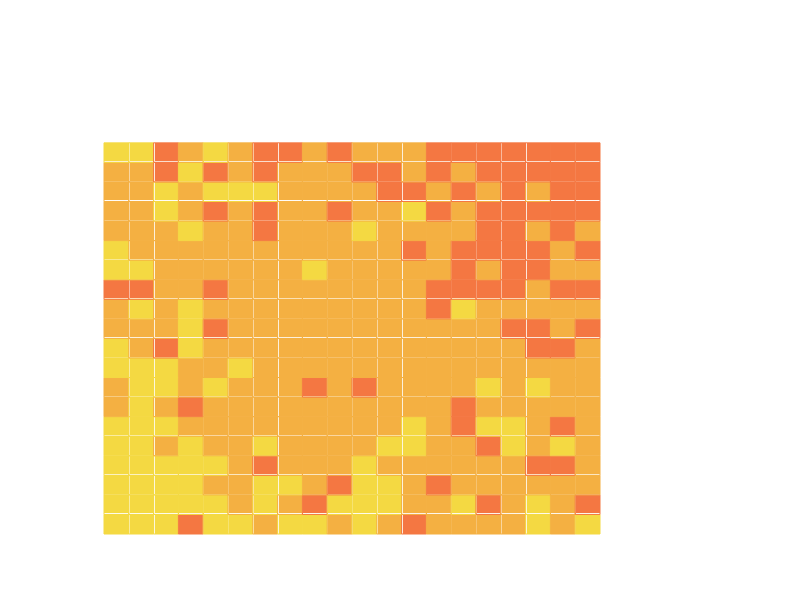

Here is the MATLAB script that generated this plot:
%Inputs

%Define all colour patches (xmin, xmax, ymin, ymax), 1 row per patch
P = zeros(400,4);
P(1,:) = [0,0.1,0,0.1];
for i = 2:400;
  if (P(i-1,2)>2);
    P(i,:) = [0,0.1,P(i-1,3:4)+0.1];
  else;
    P(i,:) = [P(i-1,1:2)+0.1,P(i-1,3:4)];
  endif;
endfor;

%Assign each patch a colour triplet
C = zeros(400,3);
for i = 1:400;
  for j = 1:3;
    C(i,j) = rand();
  endfor
endfor

%Asign colours to given points (x,y,r,g,b)
N = [0,0,244/255,217/255,66/255;
1,1,244/255,176/255,66/255;
2,2,244/255,119/255,66/255];
N_centres = N(:,1:2)
N_colours = N(:,3:5)

%For each patch, calculate centre coordinates, node coordinates and distances from nodes
centres = [mean(P(:,1:2),2),mean(P(:,3:4),2)];

for i = 1:size(centres,1);
  for j = 1:size(N_centres,1);
    vector = centres(i,:)-N_centres(j,:);
    dist(i,j) = (vector(1)^2 + vector(2)^2);
  endfor
endfor

%For each patch, invert distances (larger number required for smaller distance), then normalise so each line adds to 1 and cumsum along lines
dist = 1./dist;
for i = 1:size(dist,1);
  dist(i,:) = dist(i,:)/sum(dist(i,:));
end;
cumdist = cumsum(dist,2);

%Assign each patch a random number in range 0:1, and associated colour
for i = 1:size(dist,1);
  A = rand();
  B = min(find(cumdist(i,:)>A));
  C(i,1:3) = N_colours(B,:);
endfor



%Plot each rectangle
figure;
hold on;
for i = 1:400;
  rectangle("Position",[P(i,1),P(i,3),P(i,2)-P(i,1),P(i,4)-P(i,3)],"FaceColor",C(i,:),"EdgeColor",C(i,:));
endfor;

axis off;